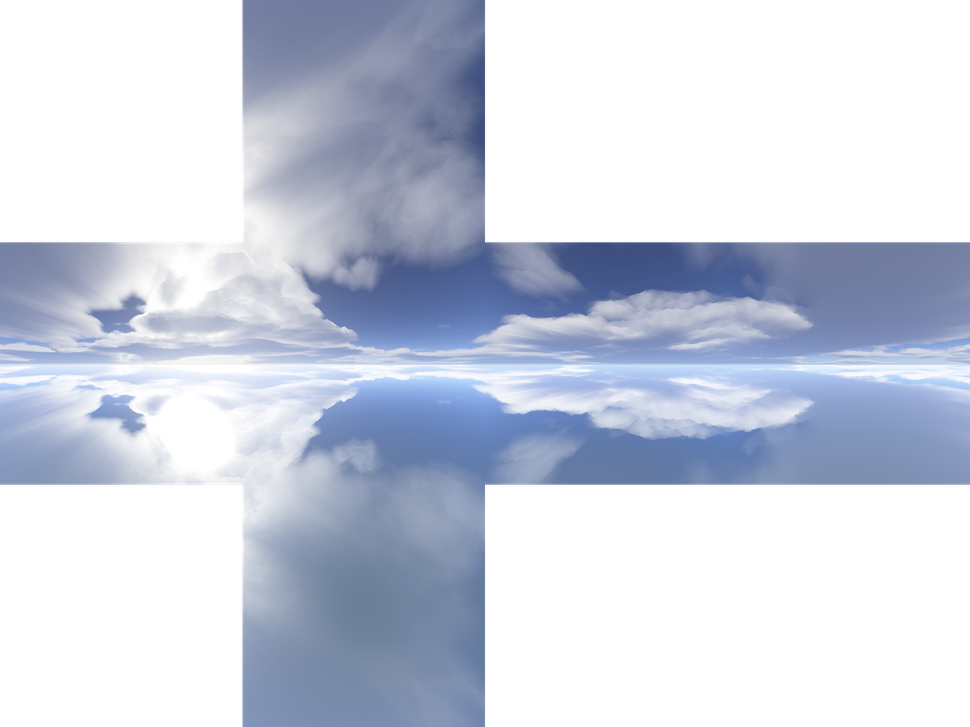
#> input picture assets/sky.png, 970 x 727 px, shrunk from 3600 x 2700 before the run
$ python a.py
#> lines starting #> are read from the running program, lines starting #| are printed output that depends on the picture
from PIL import Image
import numpy as np

def cubemap_to_faces(cubemap_image_path, output_dir):
    # Cargar la imagen del cubemap en formato PNG
#> called with cubemap_image_path = './sky.png', output_dir = '.'
    cubemap = Image.open(cubemap_image_path)
#> cubemap is the input picture: PIL image 970x727 RGBA; mean R, G, B, A 76.6, 83.2, 97.6, 127.5

    # Convertirla a un arreglo numpy
    cubemap_array = np.array(cubemap)

    # Asumir que la imagen es un cubemap con 6 caras (en una cuadrícula 3x4)
    width, height = cubemap.size
#> width = 970; height = 727
    face_size_x = width // 4  # Dividir en 4 para la dimensión horizontal
#> face_size_x = 242
    face_size_y = height // 3  # Dividir en 3 para la dimensión vertical
#> face_size_y = 242

    # Coordenadas de las caras del cubemap en la cuadrícula 3x4
    faces = [
        (1, 3),  # Cara derecha
        (1, 1),  # Cara izquierda
        (0, 1),  # Cara arriba
        (2, 1),  # Cara abajo
        (1, 2),  # Cara adelante
        (1, 0),  # Cara atrás
    ]

    # Recortar y guardar cada cara
    for i, (row, col) in enumerate(faces):
        # Calcular la posición de la cara en la cuadrícula
        left = col * face_size_x
        upper = row * face_size_y
        right = left + face_size_x
        lower = upper + face_size_y

        # Recortar la cara
        face = cubemap_array[upper:lower, left:right]

        # Convertir la cara recortada a imagen y guardarla
        face_image = Image.fromarray(face)
        face_image.save(f"{output_dir}/face_{i}.png")  # Guardar como PNG
#> this loop made 6 passes
#> pass 1, in cubemap_to_faces, `face = cubemap_array[upper:lower, left:right]`:
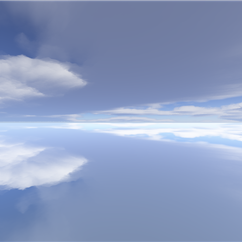
#> face: shape (242, 242, 4); mean R, G, B, A 140.1, 156, 192.2, 254.6; transparent parts drawn white
#> pass 2, in cubemap_to_faces, `face = cubemap_array[upper:lower, left:right]`:
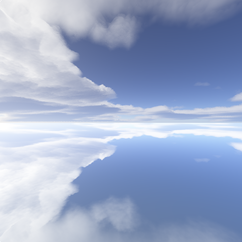
#> face: shape (242, 242, 4); mean R, G, B, A 155.3, 170.1, 202, 255; transparent parts drawn white
#> pass 3, in cubemap_to_faces, `face = cubemap_array[upper:lower, left:right]`:
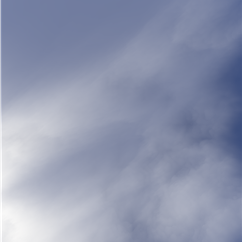
#> face: shape (242, 242, 4); mean R, G, B, A 143.7, 151.1, 175.2, 254.5; transparent parts drawn white
#> after the loop:
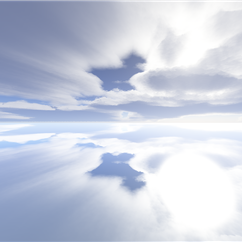
#> face: shape (242, 242, 4); mean R, G, B, A 200.6, 207.2, 223.1, 254.6; transparent parts drawn white

# Uso del script
cubemap_to_faces("./sky.png", ".")
